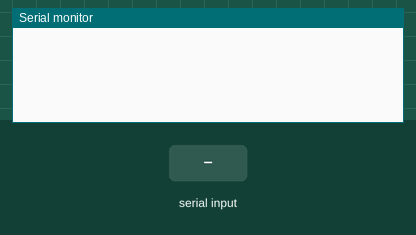
A sketch run on a simulated Arduino Uno, built with avr-gcc and run on an emulated ATmega328P. On the bench: the last lines printed to the serial monitor. The test bench sets the inputs (shaded band).

Above: at 1.2 s.
1.3 s: "R10:\n" received over Serial
At 2.3 s:
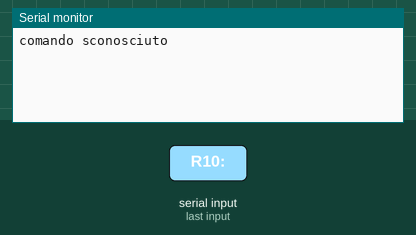
2.8 s: "?" received over Serial
At 3.3 s:
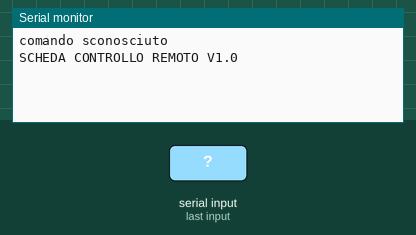
4.3 s: "start" received over Serial
At 5.8 s:
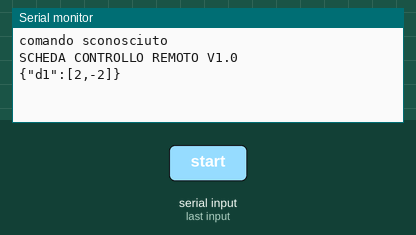
6.1 s: "offset1?" received over Serial
At 7.3 s:
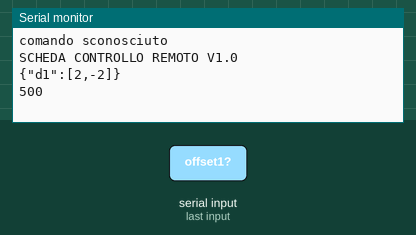

The sketch:

controllo_remoto.ino
```cpp
#include <ArduinoJson.h>

/*
COMANDI
? -> Nome scheda e versione programma
start -> avvia il loop (usare flag)
stop -> ferma il loop (usare flag)

delay? -> ritorna il valore del delay, di default 300

delay:500 -> setta il delay


*/

String info="SCHEDA CONTROLLO REMOTO V1.0\n";
int delay_ms=300;
String comando="";

bool next=false;

int teta[5][3];

int adc[5][3];

int offset1=500;
int offset2=500;

void setup() {
    Serial.setTimeout(5); //in questo modo i messaggi sono considerati separati
  Serial.begin(9600);
  while(!Serial){
    }

}

void loop() {

  if(next){
    delay(delay_ms);
    inviaJson();
    next=false;
  }

}


void testGuanto(){
  adc[1][0]=analogRead(A0);
  adc[1][1]=analogRead(A1);
  teta[1][0]=map(adc[1][0],offset1,1023,0,120);//map(value, fromLow, fromHigh, toLow, toHigh)
  teta[1][1]=map(adc[1][1],offset2,0,0,90);//map(value, fromLow, fromHigh, toLow, toHigh)

  //pressione=map(pressione_adc,200,1024,0,90);
  //Serial.println("R10:"+String(d10_angolo)); //ricorda di fare il casting
}


void inviaJson(){

  //convertire angolo
  testGuanto();
  StaticJsonDocument<50> doc;
  doc["d1"][0] = teta[1][0];
  doc["d1"][1]  = teta[1][1];
  char json_string[50];
  serializeJson(doc, json_string);
  Serial.println(json_string);
}


void serialEvent(){
  comando="";
  comando=Serial.readString();

  if(comando=="?"){
    Serial.println(info);
  }else if(comando=="start"){
      next=true;

  }else if(comando=="next"){
    next=true;

  }else if(comando=="stop"){
      next=false;


  }else if(comando.substring(0,7)=="offset1:"){
    int indice=comando.indexOf(":");
    String new_offset=comando.substring(indice);
    offset1=new_offset.toInt();

    }else if(comando.substring(0,7)=="offset2:"){
    int indice=comando.indexOf(":");
    String new_offset=comando.substring(indice);
    offset2=new_offset.toInt();

  }else if(comando.substring(0,8)=="offset1?"){
    Serial.println(String(offset1));


  }else if(comando.substring(0,8)=="offset2?"){
    Serial.println(String(offset2));


  }else if(comando.substring(0,6)=="delay?"){
    Serial.println(String(delay_ms));

  }else if(comando.substring(0,6)=="delay:"){
    int indice=comando.indexOf(":");
    String new_delay=comando.substring(indice+1);
    delay_ms=new_delay.toInt();


  }else{

    Serial.println("comando sconosciuto");

  }


}
```

Measured:
- after the input at 1.3 s, the serial monitor: prints a new line at once (image 1)
- after the input at 2.8 s, the serial monitor: prints a new line at once (image 2)
- after the input at 4.3 s, the serial monitor: prints a new line after 0.31 s (image 3)
- after the input at 6.1 s, the serial monitor: prints a new line at once (image 4)
